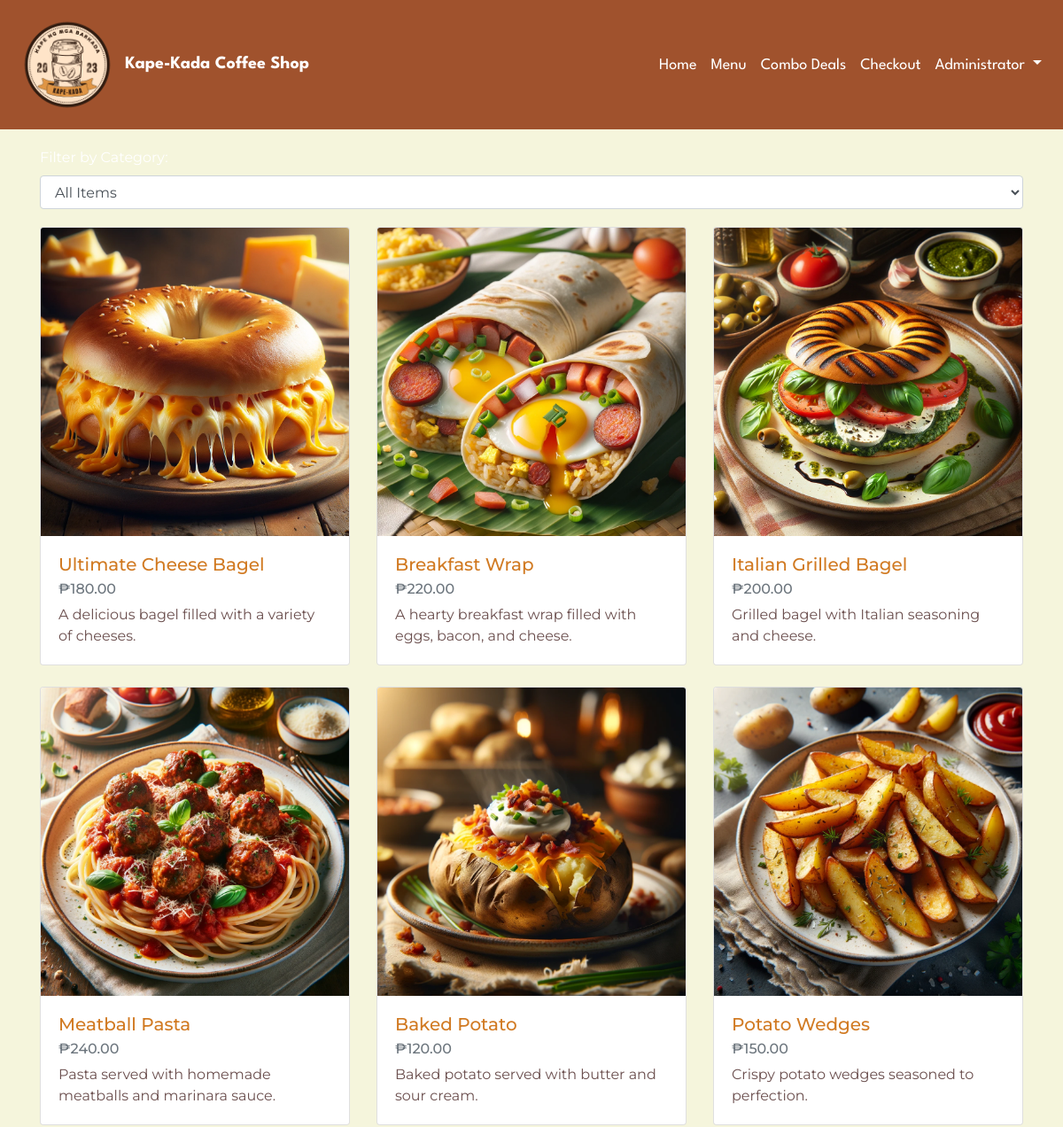
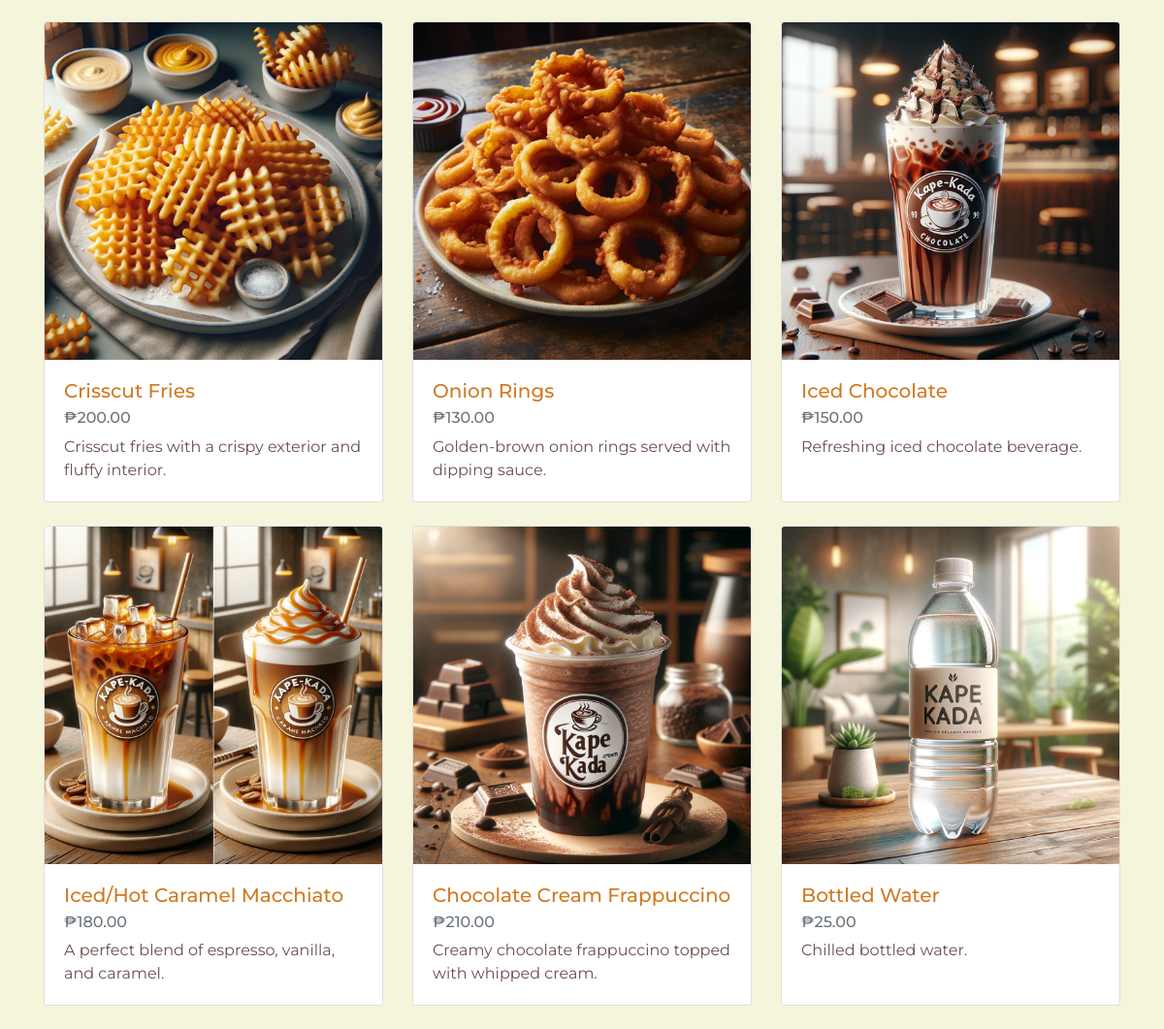
The page /menu.php (signed in) on the database its author committed (2 pictures, top to bottom).
### tables this page shows
CREATE TABLE `menu_items` (
  `id` int(11) NOT NULL,
  `name` varchar(100) NOT NULL,
  `category` varchar(50) NOT NULL,
  `price` decimal(10,2) NOT NULL,
  `description` text DEFAULT NULL,
  `stock_quantity` int(11) NOT NULL,
  `image` varchar(60) NOT NULL
);

### menu.php (the view, shortened to what this page needs)
<?php
include 'navbar.php';
include 'db_connection.php';
$sql = "SELECT * FROM menu_items";
$result = mysqli_query($conn, $sql);
$menuItems = [];
if (mysqli_num_rows($result) > 0) {
    while ($row = mysqli_fetch_assoc($result)) {
        $menuItems[] = $row;
    }
}
?>
<!DOCTYPE html>
<html lang="en">
<head>
    <link rel="stylesheet" href="https://stackpath.bootstrapcdn.com/bootstrap/4.5.2/css/bootstrap.min.css">
    <link rel="stylesheet" href="https://use.fontawesome.com/releases/v5.15.1/css/all.css">
</head>
<body>
<div class="container mt-5">
    <h1 class="text-center mb-4">Our Menu</h1>
    <form action="menu.php" method="get" class="filter-form">
        <div class="form-group">
            <label for="filter">Filter by Category:</label>
            <select id="filter" name="filter" class="form-control" onchange="this.form.submit()">
                <option value="">All Items</option>
            </select>
        </div>
    </form>
    <div class="row">
        <?php foreach ($menuItems as $item): ?>
            <div class="col-md-4 mb-4">
                <div class="card menu-item-card h-100" onclick="window.location.href='item_detail.php?id=<?php echo $item['id']; ?>';">
                <img src="images/<?php echo $item['image']; ?>" class="card-img-top" alt="<?php echo $item['name']; ?>">
                <div class="card-body">
                        <h5 class="card-title"><?php echo $item['name']; ?></h5>
                        <h6 class="card-subtitle mb-2 text-muted">₱<?php echo number_format($item['price'], 2); ?></h6>
                        <p class="card-text"><?php echo $item['description']; ?></p>
                    </div>
                </div>
            </div>
        <?php endforeach; ?>
    </div>
</div>
</body>
</html>

### navbar.php (style rules this page uses)
body { padding-top: 46px; color: #FFFFFF; }

### menu.php (style rules this page uses)
body { background-color: #F5F5DC; color: #6B4F4E; font-family: 'Montserrat', sans-serif; background-image: url('bg.svg'); background-size: cover; background-repeat: no-repeat; background-attachment: fixed; background-position: center; }
.menu-item-card { transition: transform 0.2s; cursor: pointer; }
.card-title { color: #D17A22; }
.filter-form { margin-bottom: 20px; }
label[for="filter"] { color: #FFFFFF; }

### rows shown on the page
menu_items: image (picture), name "Ultimate Cheese Bagel", price "180.00", description "A delicious bagel filled with a variety of cheeses."
menu_items: image (picture), name "Breakfast Wrap", price "220.00", description "A hearty breakfast wrap filled with eggs, bacon, and cheese."
menu_items: image (picture), name "Italian Grilled Bagel", price "200.00", description "Grilled bagel with Italian seasoning and cheese."
menu_items: image (picture), name "Meatball Pasta", price "240.00", description "Pasta served with homemade meatballs and marinara sauce."
menu_items: image (picture), name "Baked Potato", price "120.00", description "Baked potato served with butter and sour cream."
menu_items: image (picture), name "Potato Wedges", price "150.00", description "Crispy potato wedges seasoned to perfection."
menu_items: image (picture), name "Crisscut Fries", price "200.00", description "Crisscut fries with a crispy exterior and fluffy interior."
menu_items: image (picture), name "Onion Rings", price "130.00", description "Golden-brown onion rings served with dipping sauce."
menu_items: image (picture), name "Iced Chocolate", price "150.00", description "Refreshing iced chocolate beverage."
menu_items: image (picture), name "Iced/Hot Caramel Macchiato", price "180.00", description "A perfect blend of espresso, vanilla, and caramel."
menu_items: image (picture), name "Chocolate Cream Frappuccino", price "210.00", description "Creamy chocolate frappuccino topped with whipped cream."
menu_items: image (picture), name "Bottled Water", price "25.00", description "Chilled bottled water."

### other values the page prints
$_SESSION['fullname'] "Administrator"
